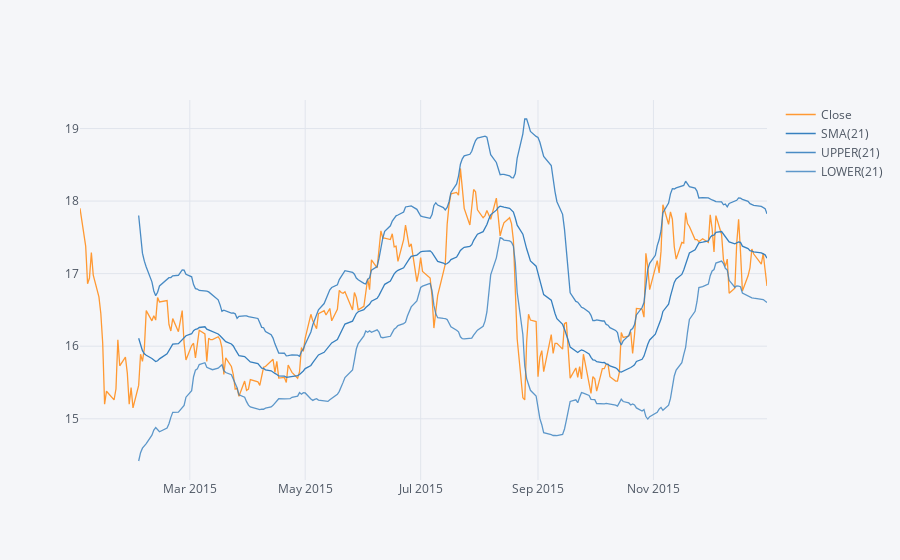

The notebook cell this image was saved under:
### Code cell
# change periods
bank_stocks['BAC'].loc['2015-01-01':'2016-01-01']['Close'].ta_plot(study='boll', period=21)

### Figure 1 — Plotly figure (JSON) as saved in the notebook; plotly's stock layout.template omitted (floating-point values rounded to 4 significant figures; data arrays with more than 128 entries replaced by an {"elided": "..."} marker saying what was removed)
{"data": [{"line": {"color": "rgba(255, 153, 51, 1.0)", "dash": "solid", "shape": "linear", "width": 1.3}, "mode": "lines", "name": "Close", "text": "", "type": "scatter", "x": {"elided": "252 str values"}, "y": {"elided": "252 float values"}}, {"line": {"color": "rgba(55, 128, 191, 1.0)", "dash": "solid", "shape": "linear", "width": 1.3}, "mode": "lines", "name": "SMA(21)", "text": "", "type": "scatter", "x": {"elided": "252 str values"}, "y": {"elided": "252 mixed values"}}, {"line": {"color": "rgba(55, 128, 191, 0.8999999999999999)", "dash": "solid", "shape": "linear", "width": 1.3}, "mode": "lines", "name": "UPPER(21)", "text": "", "type": "scatter", "x": {"elided": "252 str values"}, "y": {"elided": "252 mixed values"}}, {"line": {"color": "rgba(55, 128, 191, 0.7999999999999998)", "dash": "solid", "shape": "linear", "width": 1.3}, "mode": "lines", "name": "LOWER(21)", "text": "", "type": "scatter", "x": {"elided": "252 str values"}, "y": {"elided": "252 mixed values"}}], "layout": {"legend": {"bgcolor": "#F5F6F9", "font": {"color": "#4D5663"}}, "paper_bgcolor": "#F5F6F9", "plot_bgcolor": "#F5F6F9", "title": {"font": {"color": "#4D5663"}}, "xaxis": {"gridcolor": "#E1E5ED", "showgrid": true, "tickfont": {"color": "#4D5663"}, "title": {"font": {"color": "#4D5663"}, "text": ""}, "zerolinecolor": "#E1E5ED"}, "yaxis": {"gridcolor": "#E1E5ED", "showgrid": true, "tickfont": {"color": "#4D5663"}, "title": {"font": {"color": "#4D5663"}, "text": ""}, "zerolinecolor": "#E1E5ED"}}}
